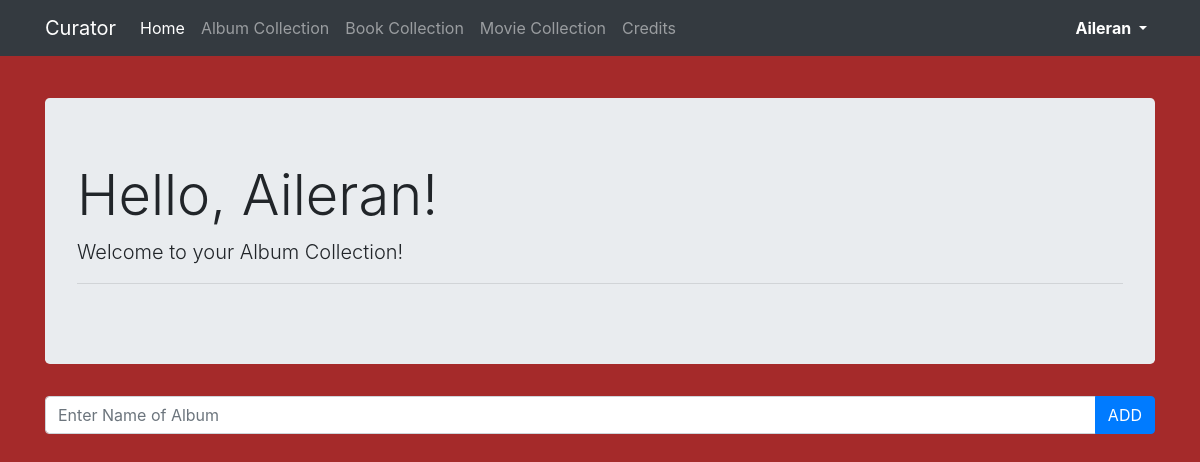
Before: /library/album/ (signed in) with the older database file.
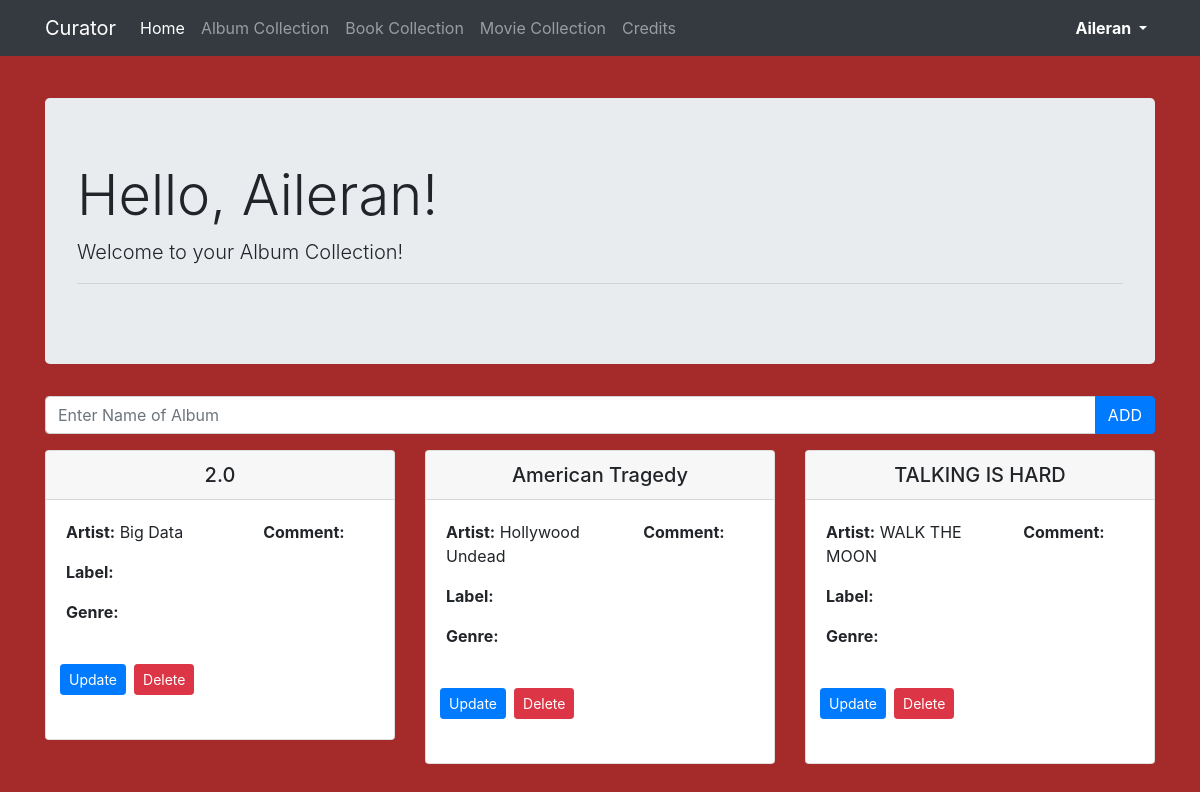
After: the same page with the newer database file.
### library/models.py (models this page shows, shortened)
class Album(models.Model):
    title = models.CharField(max_length=60)
    artist = models.CharField(max_length=60, blank=True)
    label = models.CharField(max_length=60, blank=True)
    genre = models.CharField(max_length=60, blank=True)
    date_added = models.DateField(auto_now_add=True)
    comment = models.TextField(blank=True)
    owner = models.CharField(max_length=150, blank=True)

### library/views.py (the view)
# urls.py: path('album/', views.album, name='album'),
def album(request):
    user = User.objects.get(username=request.user.username)
    user_albums = Album.objects.filter(owner=user).order_by('title')
    return render(request, 'library/album_collection.html', {"Albums": user_albums})

### templates/library/album_collection.html (shortened to what this page needs)
{% extends 'library/base.html' %}
{% block body %}
    <div class="jumbotron">
        <h1 class="display-4 text-capitalize">Hello, {{user.username}}!</h1>
        <p class="lead">Welcome to your Album Collection!</p>
        <hr>
    </div>
    <div>
        <form action="{%  url 'add_album' %}" method="post">
            <div class="input-group mb-3">
                <input type="text" class="form-control" placeholder="Enter Name of Album" name="title" required aria-label="title">
                <div class="input-group-append">
                    <button id="Play_Button" class="btn btn-primary" type="submit">ADD</button>
                </div>
            </div>
        </form>
    </div>
    <div class="row justify-content-left">
        {% for Album in Albums %}
            <div class="col-md-6 col-xl-4 mb-3">
                <div class="card">
                    <h5 class="card-header text-center">{{Album.title}}</h5>
                    <div class="row card-body">
                        <div class="col-md-7 mb-3">
                            <p class="card-text"><b>Artist:</b> {{Album.artist}}</p>
                            <p class="card-text"><b>Label:</b> {{Album.label}}</p>
                            <p class="card-text"><b>Genre:</b> {{Album.genre}}</p>
                        </div>
                        <div class="col-md-5">
                            <p><b>Comment:</b></p>
                        </div>
                        <div class="row card-body">
                            <a class="btn btn-primary btn-sm m-1" href="{% url 'update_album' Album.id %}"> Update</a>
                            <a class="btn btn-danger btn-sm m-1" href="{% url 'delete_album' Album.id %}"> Delete</a>
                        </div>
                    </div>
                </div>
            </div>
        {% endfor %}
    </div>
{% endblock %}

Changed rows visible on the page:
added Album: title "2.0", artist "Big Data"
added Album: title "American Tragedy", artist "Hollywood Undead"
added Album: title "TALKING IS HARD", artist "WALK THE MOON"
